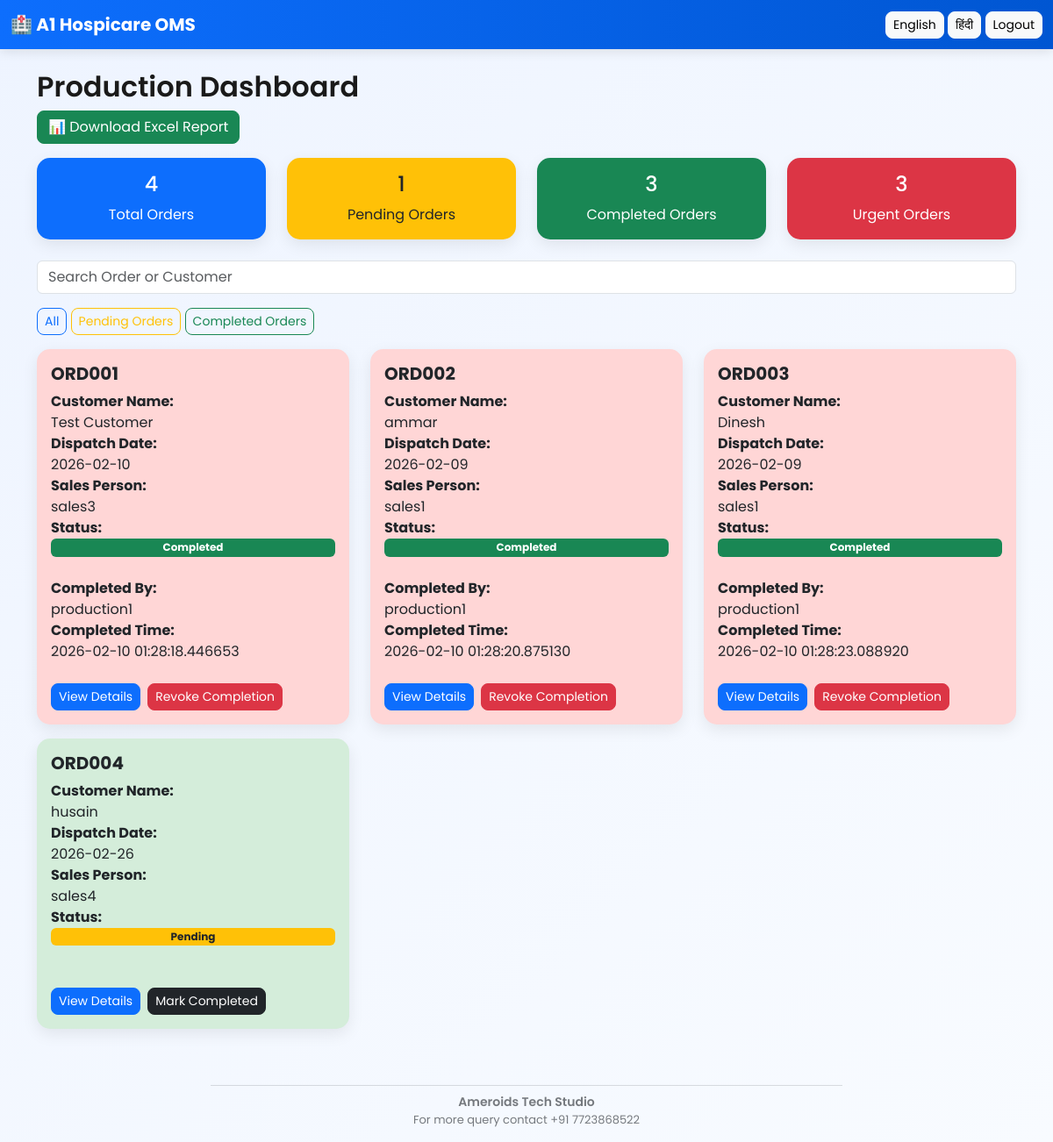
The app's page /production (signed in) with its own data.
### models.py (models this page shows)
class Order(db.Model):
    id = db.Column(db.Integer, primary_key=True)
    order_number = db.Column(db.String(50), unique=True)
    customer_name = db.Column(db.String(200))
    place_of_supply = db.Column(db.String(200))
    order_date = db.Column(db.Date)
    dispatch_date = db.Column(db.Date)
    delivery_time = db.Column(db.String(50))
    sales_person = db.Column(db.String(100))
    status = db.Column(db.String(50), default="Pending")
    completed_by = db.Column(db.String(100))
    completed_time = db.Column(db.DateTime)

### app.py (the view)
@app.route("/production")
@login_required
def production_dashboard():
    delete_old_completed_orders()
    search = request.args.get("search")
    filter_type = request.args.get("filter")
    query = Order.query
    if search:
        query = query.filter(
            Order.customer_name.contains(search) |
            Order.order_number.contains(search)
        )
    if filter_type == "completed":
        query = query.filter(Order.status == "Completed")
    elif filter_type == "pending":
        query = query.filter(Order.status != "Completed")
    elif filter_type == "urgent":
        today = datetime.today().date()
        query = query.filter((Order.dispatch_date - today) <= 3)
    orders = query.order_by(Order.order_date.asc()).all()
    order_data = []
    for order in orders:
        today = datetime.today().date()
        diff = (order.dispatch_date - today).days
        if diff <= 3:
            color = "red"
        elif 4 <= diff <= 6:
            color = "yellow"
        else:
            color = "green"
        order_data.append({
            "order": order,
            "color": color,
            "products": OrderItem.query.filter_by(order_id=order.id).all()
        })
    total_orders = Order.query.count()
    completed_orders = Order.query.filter_by(status="Completed").count()
    pending_orders = Order.query.filter(Order.status != "Completed").count()
    urgent_orders = sum(
        1 for o in Order.query.all()
        if (o.dispatch_date - datetime.today().date()).days <= 3
    )
    return render_template(
        "production_dashboard.html",
        orders=order_data,
        total_orders=total_orders,
        completed_orders=completed_orders,
        pending_orders=pending_orders,
        urgent_orders=urgent_orders
    )

### app.py (called while the page is built)
def delete_old_completed_orders():
    three_days_ago = datetime.now() - timedelta(days=3)
    old_orders = Order.query.filter(
        Order.status == "Completed",
        Order.completed_time <= three_days_ago
    ).all()
    for order in old_orders:
        OrderItem.query.filter_by(order_id=order.id).delete()
        db.session.delete(order)
    db.session.commit()

@app.context_processor
def inject_translations():
    lang = session.get("lang", "en")
    return dict(translations=translations, lang=lang)

@login_manager.user_loader
def load_user(user_id):
    return User.query.get(int(user_id))

### templates/production_dashboard.html (shortened to what this page needs)
{% extends "base.html" %}
{% block content %}
<h2>{{ translations["dashboard"][lang] }}</h2>
<a href="/export_orders" class="btn btn-success mb-3">
📊 Download Excel Report
</a>
<div class="row mb-4">
<div class="col-md-3">
<a href="/production" style="text-decoration:none;">
<div class="card text-center p-3 bg-primary text-white">
<h4>{{ total_orders }}</h4>
{{ translations["total_orders"][lang] }}
</div>
</a>
</div>
<div class="col-md-3">
<a href="/production?filter=pending" style="text-decoration:none;">
<div class="card text-center p-3 bg-warning text-dark">
<h4>{{ pending_orders }}</h4>
{{ translations["pending_orders"][lang] }}
</div>
</a>
</div>
<div class="col-md-3">
<a href="/production?filter=completed" style="text-decoration:none;">
<div class="card text-center p-3 bg-success text-white">
<h4>{{ completed_orders }}</h4>
{{ translations["completed_orders"][lang] }}
</div>
</a>
</div>
<div class="col-md-3">
<a href="/production?filter=urgent" style="text-decoration:none;">
<div class="card text-center p-3 bg-danger text-white">
<h4>{{ urgent_orders }}</h4>
{{ translations["urgent_orders"][lang] }}
</div>
</a>
</div>
</div>
<form method="GET" class="mb-3">
<input type="text"
name="search"
placeholder="{{ translations['search_placeholder'][lang] }}"
class="form-control">
</form>
<div class="mb-3">
<a href="/production" class="btn btn-outline-primary btn-sm">
All
</a>
<a href="/production?filter=pending" class="btn btn-outline-warning btn-sm">
{{ translations["pending_orders"][lang] }}
</a>
<a href="/production?filter=completed" class="btn btn-outline-success btn-sm">
{{ translations["completed_orders"][lang] }}
</a>
</div>
<div class="row">
{% for data in orders %}
<div class="col-md-4">
<div class="card p-3 mb-3 order-card"
style="
{% if data.color == 'red' %}
background-color:#ffd6d6;
{% elif data.color == 'yellow' %}
background-color:#fff3cd;
{% elif data.color == 'green' %}
background-color:#d4edda;
{% endif %}
">
<h5 class="fw-bold">{{ data.order.order_number }}</h5>
<b>{{ translations["customer_name"][lang] }}:</b> {{ data.order.customer_name }} <br>
<b>{{ translations["dispatch_date"][lang] }}:</b> {{ data.order.dispatch_date }} <br>
<b>Sales Person:</b> {{ data.order.sales_person }} <br>
<b>{{ translations["status"][lang] }}:</b>
{% if data.order.status == "Completed" %}
<span class="badge bg-success">Completed</span>
{% else %}
<span class="badge bg-warning text-dark">Pending</span>
{% endif %}
{% if data.order.completed_by %}
<br>
<b>Completed By:</b> {{ data.order.completed_by }}
<br>
<b>Completed Time:</b> {{ data.order.completed_time }}
{% endif %}
<br><br>
<div class="d-flex gap-2">
<button class="btn btn-primary btn-sm"
onclick="toggleDetails('{{ data.order.id }}')">
{{ translations["view_details"][lang] }}
</button>
{% if data.order.status != "Completed" %}
<a href="/complete_order/{{ data.order.id }}"
class="btn btn-dark btn-sm">
{{ translations["mark_completed"][lang] }}
</a>
{% else %}
<a href="/revoke_order/{{ data.order.id }}"
class="btn btn-danger btn-sm">
{{ translations["revoke_completion"][lang] }}
</a>
{% endif %}
</div>
</div>
</div>
{% endfor %}
</div>
{% endblock %}

### templates/base.html (shortened to what this page needs)
<!DOCTYPE html>
<html lang="en">
<head>
<link href="https://cdn.jsdelivr.net/npm/bootstrap@5.3.2/dist/css/bootstrap.min.css" rel="stylesheet">
</head>
<body>
<nav class="navbar navbar-dark">
<div class="container-fluid">
<span class="navbar-brand fw-bold">
🏥 A1 Hospicare OMS
</span>
<div>
<a href="/set_language/en" class="btn btn-light btn-sm">English</a>
<a href="/set_language/hi" class="btn btn-light btn-sm">हिंदी</a>
{% if current_user.is_authenticated %}
<a href="/logout" class="btn btn-light btn-sm">Logout</a>
{% endif %}
</div>
</div>
</nav>
<div class="container mt-4">
{% block content %}{% endblock %}
</div>
<footer class="text-center mt-5 mb-3" style="opacity:0.6; font-size:14px;">
    <hr style="width:60%; margin:auto;">
    <p class="mt-2 mb-0 fw-semibold">
        Ameroids Tech Studio
    </p>
    <p style="font-size:13px;">
        For more query contact +91 7723868522
    </p>
</footer>
</body>
</html>

### templates/base.html (style rules this page uses)
body { font-family: 'Poppins', sans-serif; background: linear-gradient(135deg, #eef4ff, #f8fbff); }
.navbar { background: linear-gradient(90deg, #0d6efd, #0056d2); box-shadow: 0 3px 12px rgba(0,0,0,0.1); }
.card { border-radius: 15px; border: none; box-shadow: 0 6px 18px rgba(0,0,0,0.08); transition: 0.3s ease; }
.btn { border-radius: 8px; transition: 0.2s ease; }
h2 { font-weight: 600; color: #1a1a1a; }
.order-card { transition: 0.3s ease; }

### records on screen
Order: order.order_number "ORD001", order.customer_name "Test Customer", order.dispatch_date "2026-02-10", order.sales_person "sales3", order.completed_by "production1", order.completed_time "2026-02-10 01:28:18.446653"
Order: order.order_number "ORD002", order.customer_name "ammar", order.dispatch_date "2026-02-09", order.sales_person "sales1", order.completed_by "production1", order.completed_time "2026-02-10 01:28:20.875130"
Order: order.order_number "ORD003", order.customer_name "Dinesh", order.dispatch_date "2026-02-09", order.sales_person "sales1", order.completed_by "production1", order.completed_time "2026-02-10 01:28:23.088920"
Order: order.order_number "ORD004", order.customer_name "husain", order.dispatch_date "2026-02-26", order.sales_person "sales4"

### other values on screen
{{ translations["dashboard"][lang] }} "Production Dashboard"
{{ total_orders }} "4"
{{ translations["total_orders"][lang] }} "Total Orders"
{{ pending_orders }} "1"
{{ translations["pending_orders"][lang] }} "Pending Orders"
{{ completed_orders }} "3"
{{ translations["completed_orders"][lang] }} "Completed Orders"
{{ urgent_orders }} "3"
{{ translations["urgent_orders"][lang] }} "Urgent Orders"
{{ translations["customer_name"][lang] }} "Customer Name" "Customer Name" "Customer Name" "Customer Name"
{{ translations["dispatch_date"][lang] }} "Dispatch Date" "Dispatch Date" "Dispatch Date" "Dispatch Date"
{{ translations["status"][lang] }} "Status" "Status" "Status" "Status"
{{ translations["view_details"][lang] }} "View Details" "View Details" "View Details" "View Details"
{{ translations["revoke_completion"][lang] }} "Revoke Completion" "Revoke Completion" "Revoke Completion"
{{ translations["mark_completed"][lang] }} "Mark Completed"
